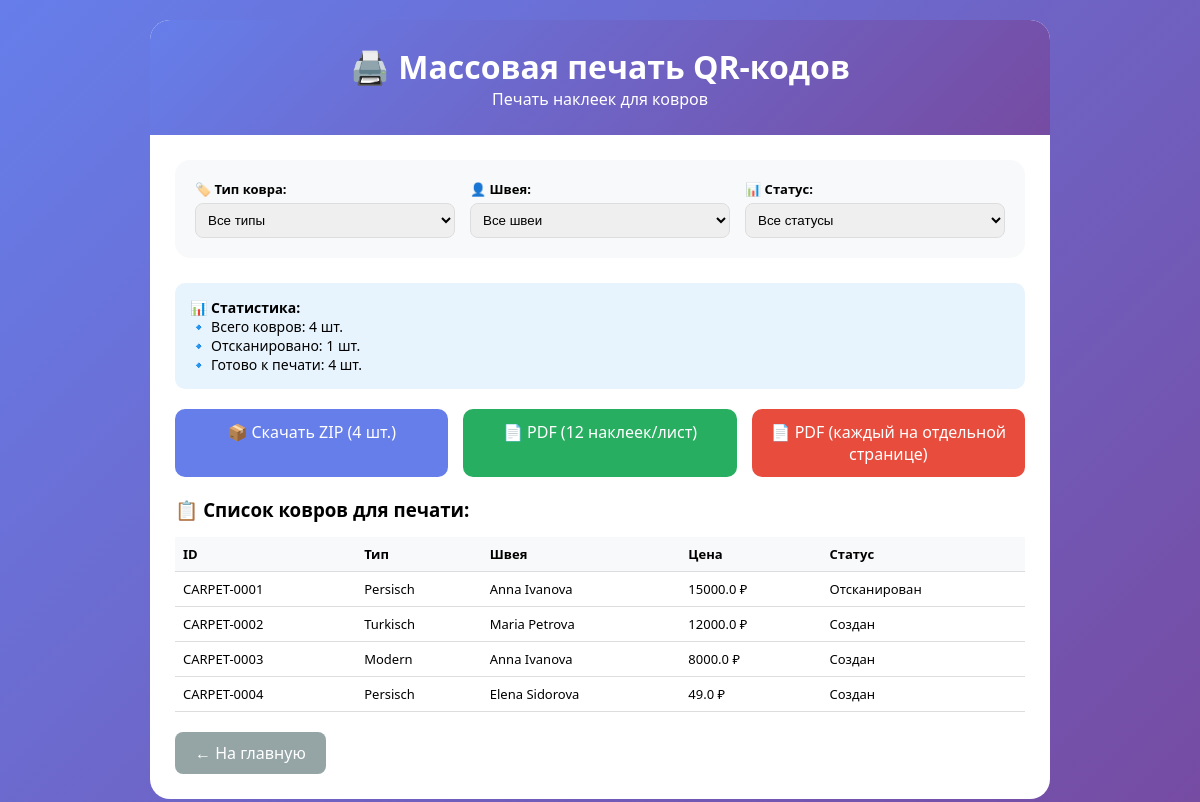
Page /mass_print_qr on the earlier database version.
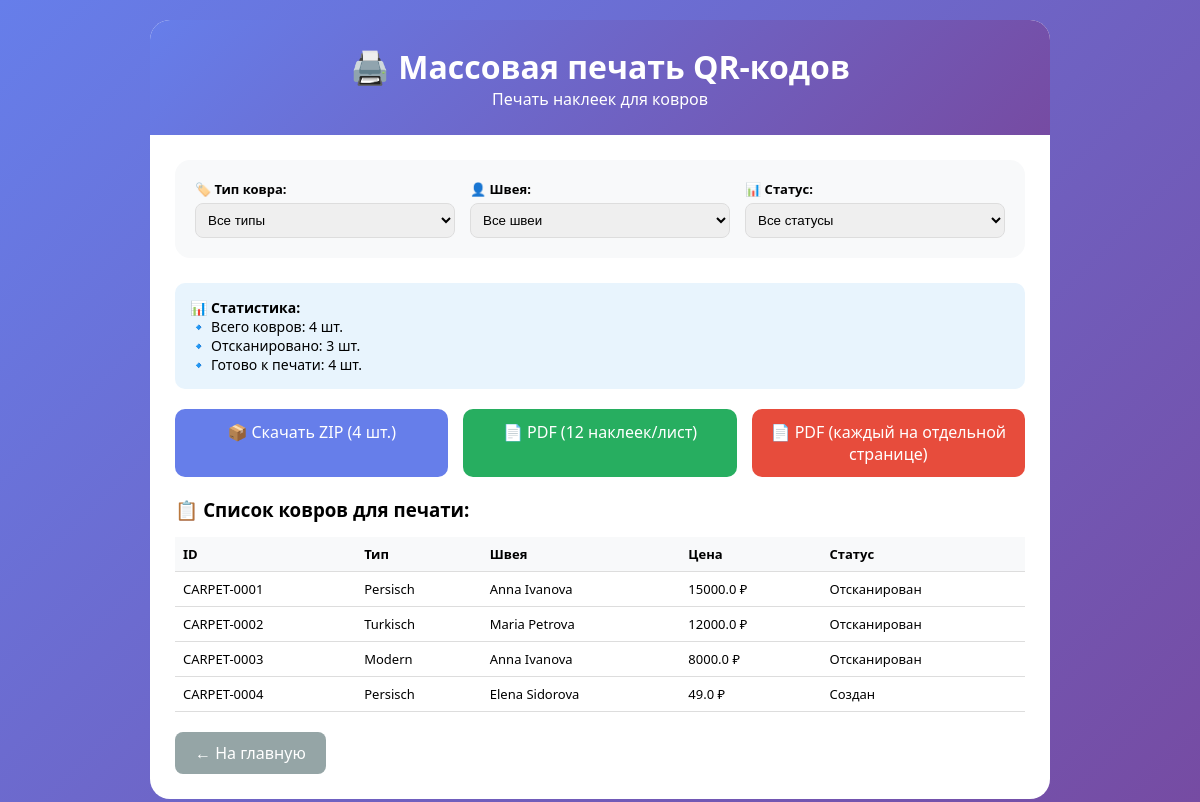
Same page on the later database version.
### app.py (models this page shows)
class Carpet(db.Model):
    id = db.Column(db.Integer, primary_key=True)
    carpet_id = db.Column(db.String(50), unique=True, nullable=False)
    carpet_type_id = db.Column(db.Integer, db.ForeignKey('carpet_type.id'), nullable=False)
    craftsman_id = db.Column(db.Integer, db.ForeignKey('craftsman.id'), nullable=False)
    price = db.Column(db.Float, nullable=False)
    size = db.Column(db.String(50))
    material = db.Column(db.String(100))
    color = db.Column(db.String(50))
    status = db.Column(db.String(50), default='created')
    scanned_at = db.Column(db.String(20), nullable=True)
    scanned_by = db.Column(db.String(50), default='admin')
    notes = db.Column(db.Text)
    qr_code_path = db.Column(db.String(200))
    created_at = db.Column(db.DateTime, default=datetime.utcnow)

class CarpetType(db.Model):
    id = db.Column(db.Integer, primary_key=True)
    name = db.Column(db.String(100), nullable=False, unique=True)
    base_price = db.Column(db.Float, nullable=False)
    description = db.Column(db.Text)
    created_at = db.Column(db.DateTime, default=datetime.utcnow)
    carpets = db.relationship('Carpet', backref='carpet_type_ref', lazy=True)

class Craftsman(db.Model):
    id = db.Column(db.Integer, primary_key=True)
    name = db.Column(db.String(100), nullable=False)
    phone = db.Column(db.String(20))
    created_at = db.Column(db.DateTime, default=datetime.utcnow)
    carpets = db.relationship('Carpet', backref='craftsman_ref', cascade="all, delete-orphan")

### app.py (the view)
@app.route('/mass_print_qr')
def mass_print_qr():
    carpet_type_id = request.args.get('carpet_type_id', '')
    craftsman_id = request.args.get('craftsman_id', '')
    status = request.args.get('status', '')
    query = Carpet.query
    if carpet_type_id:
        query = query.filter(Carpet.carpet_type_id == carpet_type_id)
    if craftsman_id:
        query = query.filter(Carpet.craftsman_id == craftsman_id)
    if status:
        query = query.filter(Carpet.status == status)
    carpets = query.all()
    return render_template('mass_print.html',
                         carpets=carpets,
                         carpet_types=CarpetType.query.all(),
                         craftsmen=Craftsman.query.all(),
                         selected_type=carpet_type_id,
                         selected_craftsman=craftsman_id,
                         selected_status=status)

### templates/mass_print.html (shortened to what this page needs)
<!DOCTYPE html>
<html lang="ru">
<head>
</head>
<body>
<div class="container">
    <div class="header">
        <h1>🖨️ Массовая печать QR-кодов</h1>
        <p>Печать наклеек для ковров</p>
    </div>
    <div class="content">
        <form method="GET" class="filter-form" id="filterForm">
            <div class="filter-row">
                <div class="filter-group">
                    <label>🏷️ Тип ковра:</label>
                    <select name="carpet_type_id" id="carpetTypeSelect">
                        <option value="">Все типы</option>
                    </select>
                </div>
                <div class="filter-group">
                    <label>👤 Швея:</label>
                    <select name="craftsman_id" id="craftsmanSelect">
                        <option value="">Все швеи</option>
                    </select>
                </div>
                <div class="filter-group">
                    <label>📊 Статус:</label>
                    <select name="status" id="statusSelect">
                        <option value="">Все статусы</option>
                    </select>
                </div>
            </div>
        </form>
        <div class="info">
            <strong>📊 Статистика:</strong><br>
            🔹 Всего ковров: {{ carpets|length }} шт.<br>
            🔹 Отсканировано: {{ carpets|selectattr('status', 'equalto', 'scanned')|list|length }} шт.<br>
            🔹 Готово к печати: {{ carpets|length }} шт.
        </div>
        <div class="btn-group">
            <a href="{{ url_for('generate_qr_zip', carpet_type_id=selected_type, craftsman_id=selected_craftsman, status=selected_status) }}" class="btn">📦 Скачать ZIP ({{ carpets|length }} шт.)</a>
            <a href="{{ url_for('generate_qr_pdf', carpet_type_id=selected_type, craftsman_id=selected_craftsman, status=selected_status) }}" class="btn btn-primary">📄 PDF (12 наклеек/лист)</a>
            <a href="{{ url_for('generate_single_pages_pdf', carpet_type_id=selected_type, craftsman_id=selected_craftsman, status=selected_status) }}" class="btn btn-single">📄 PDF (каждый на отдельной странице)</a>
        </div>
        <div style="margin-top: 20px;">
            <h3>📋 Список ковров для печати:</h3>
            <div style="max-height: 300px; overflow-y: auto;">
                <table>
                    <thead>
                        <tr><th>ID</th><th>Тип</th><th>Швея</th><th>Цена</th><th>Статус</th></tr>
                    </thead>
                    <tbody>
                        {% for carpet in carpets %}
                        <tr>
                            <td>{{ carpet.carpet_id }}</td>
                            <td>{{ carpet.carpet_type_ref.name if carpet.carpet_type_ref else '-' }}</td>
                            <td>{{ carpet.craftsman_ref.name if carpet.craftsman_ref else '-' }}</td>
                            <td>{{ carpet.price }} ₽</td>
                            <td>{% if carpet.status == 'created' %}Создан{% elif carpet.status == 'scanned' %}Отсканирован{% else %}Продан{% endif %}</td>
                        </tr>
                        {% endfor %}
                    </tbody>
                </table>
            </div>
        </div>
        <a href="/" class="back-btn">← На главную</a>
    </div>
</div>
</body>
</html>

Differences in the rows shown:
changed Carpet "CARPET-0002": status "Создан" → "Отсканирован"
changed Carpet "CARPET-0003": status "Создан" → "Отсканирован"
Other differences:
{{ carpets|selectattr('status', 'equalto', 'scanned')|list|length }}: "1" → "3"
